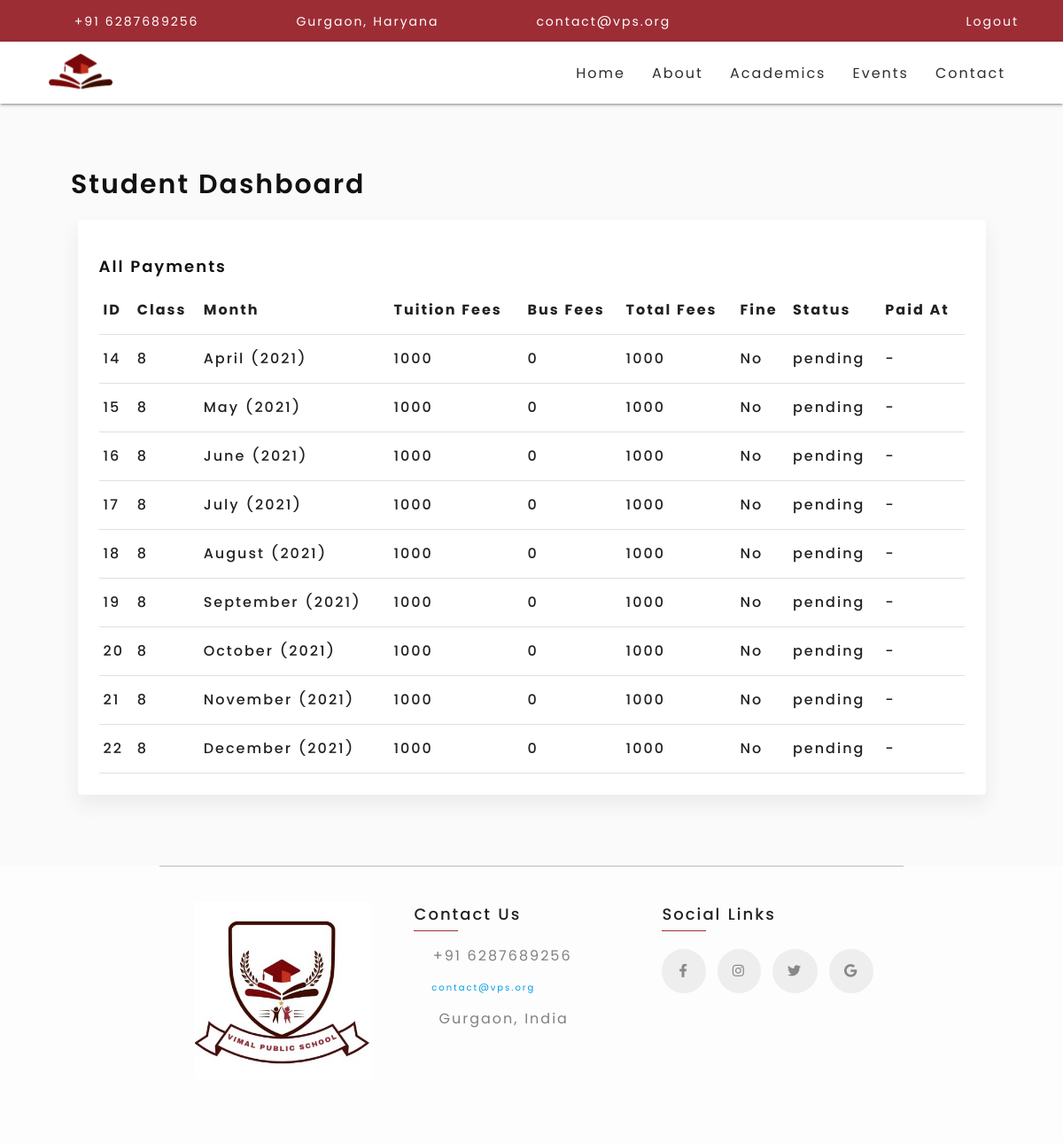
Page /student-profile/1/payment (signed in) on the committed database.
### aboutAndStaffs/models.py (models this page shows, shortened)
class About(models.Model):
    logo = models.ImageField(upload_to="images")
    description = models.TextField(max_length=500)
    facebook = models.URLField(null=True)
    instagram = models.URLField(null=True)
    twitter = models.URLField(null=True)
    email = models.EmailField(null=True)
    contact = models.IntegerField(default=0)
    school_address = models.CharField(max_length=20, null=True)
    about_video = models.FileField(upload_to="video")

### student/models.py (models this page shows, shortened)
class Student_fees(models.Model):
    student_id = models.ForeignKey(Student, on_delete=models.PROTECT)
    class_id = models.ForeignKey(Students_Class, on_delete=models.DO_NOTHING)
    month_fees = models.IntegerField(default=0)
    bus_fees = models.IntegerField(default=0)
    total_fees = models.IntegerField(default=0)
    session_month_name = models.CharField(max_length=25)
    session_month = models.IntegerField(default=0)
    session_year = models.IntegerField(default=0)
    status = models.CharField(max_length=10)
    is_paid = models.BooleanField(default=False)
    paid_at = models.CharField(max_length=20)
    is_message_sent = models.IntegerField(default=0)
    is_fined = models.BooleanField(default=False)

class Students_Class(models.Model):
    class_name = models.CharField(max_length=10)
    strength = models.IntegerField(default=0)
    class_teacher = models.ForeignKey(Teacher, on_delete=models.DO_NOTHING)
    tuition_fees = models.IntegerField(default=0)

### student/views.py (the view)
# urls.py: path('<int:id>/payment', views.payments, name="payments"),
def payments(request, id):
    if request.user.is_authenticated:
        current_time = datetime.datetime.now()
        year = current_time.year
        month = current_time.month
        date = current_time.day
        month_name = current_time.strftime("%B")
        session_months = [f"April {year}", f"May {year}", f"June {year}", f"July {year}", f"August {year}", f"September {year}", f"October {year}", f"November {year}", f"December {year}", f"January {year}", f"February {year}", f"March {year}", f"April {year}"]
        current_month_index = session_months.index(f"{month_name} {year}")
        if current_month_index <= 12:
            allFess = Student_fees.objects.filter(student_id=id)[:current_month_index + 1]
        else:
            allFess = Student_fees.objects.filter(student_id=id)[:13]
        print(len(allFess), session_months.index(f"{month_name} {year}"), month_name,"all fees length")
        return render(request, "student/student_payments.html", { "allFees": allFess })
    else:
        return HttpResponseRedirect('/login/')

### vpsBase/context_processor.py (called while the page is built)
def render_footer(request):
    footer_content = About.objects.all()[0]
    isuser = request.user.is_authenticated
    return {
        'about_content': footer_content,
        'isuser': isuser
    }

### student/templates/student/student_payments.html (shortened to what this page needs)
{% extends 'vpsBase/base.html' %}
{% load static %}
{% block content %}
<div class="profile-page">
    <div class="student-profile" >
    <div class="d-flex flex-row w-100">
       <h3 class="heading-student">Student Dashboard</h3>
    </div>
    <div class="row">
            <div class="col s12">
            <div class="card">
            <div class="card-content">
                <h4>All Payments</h4>
                  <table class="display">
                      <thead>
                        <tr>
                            <th>ID</th>
                            <th>Class</th>
                            <th>Month</th>
                            <th>Tuition Fees</th>
                            <th>Bus Fees</th>
                            <th>Total Fees</th>
                            <th>Fine</th>
                            <th>Status</th>
                            <th>Paid At</th>
                        </tr>
                      </thead>
                      <tbody>
                      {% for fee in allFees %}
                        <tr>
                          <td>{{fee.id}}</td>
                          <td>{{fee.class_id.class_name}}</td>
                          <td>{{fee.session_month_name}} ({{ fee.session_year }})</td>
                          <td>{{fee.month_fees}}</td>
                          <td>{{fee.bus_fees}}</td>
                          <td>{{fee.total_fees}}</td>
                          {% if fee.is_fined == True %}
                            <td>Yes</td>
                          {% else %}
                            <td>No</td>
                          {% endif %}
                          <td>{{fee.status}}</td>
                          <td>{{fee.paid_at}}</td>
                        </tr>
                      {% endfor %}
                      </tbody>
                    </table>
              </div>
            </div>
          </div>
      </div>
</div>
</div>
{% endblock content %}

### vpsBase/templates/vpsBase/navbar.html (shortened to what this page needs)
{% load static %}
<div class="navbar-top-panel ">
    <div class="navbar-top-panel-left">
      <ul>
        <li>
          <i class="fas fa-phone-alt"></i>
          <a href="tel:#">+91 {{ about_content.contact }}</a>
        </li>
        <li>
          <i class="fas fa-map-marker-alt"></i>
          <a href="#">Gurgaon, Haryana</a>
        </li>
        <li>
          <i class="fas fa-envelope-open"></i>
          <a href="mailto:#">{{ about_content.email }}</a>
        </li>
      </ul>
    </div>
    <div class="navbar-top-panel-right">
      {% if isuser %}
        <i class="fas fa-sign-in-alt"></i>
        <a href="{% url 'logout' %}">Logout</a>
      {% else %}
        <i class="fas fa-sign-in-alt"></i>
      <a href="{% url 'login' %}">Login</a>
      {% endif %}
    </div>
  </div>
  <nav>
    <div class="nav-wrapper">
      <a href="#" class="brand-logo"> <img src="{% static 'images/nav-brand-logo.png' %}" alt="vps_logo"></a>
      <ul class="right hide-on-med-and-down">
        <li><a href="{% url 'home' %}">Home</a></li>
        <li><a class="dropdown-trigger" href="#" data-target="about-dropdown">About</a></li>
        <li><a class="dropdown-trigger" href="#" data-target="academics-dropdown">Academics</a></li>
        <li><a href="{% url 'events' %}">Events</a></li>
        <li><a href="{% url 'contact' %}">Contact</a></li>
      </ul>
    </div>
  </nav>

### vpsBase/templates/vpsBase/footer.html (shortened to what this page needs)
{% load static %}
<div class="container">
  <div class="row justify-content-center my-20">
    <div class="col s12 l4 text-center">
     <img src="{% static 'images/vps-logo.jpeg' %}" alt="vps_logo" class="footer-logo">
    </div>
    <div class="col s12 l4 d-flex flex-column">
     <p class="footer-heading">Contact Us</p>
     <p style="color: grey">
        <i class="fas fa-phone" style="color: rgb(31, 30, 30)"></i
        >&nbsp;+91 {{ about_content.contact }}
      </p>
      <a href="mailto:contact@vps.com">
        <i class="fas fa-envelope" style="color: rgb(31, 30, 30)"></i
        >&nbsp;&nbsp;{{ about_content.email }}
      </a>
      <p style="color: grey;margin-bottom: 40px;">
        <i class="fas fa-map-marked" style="color: rgb(31, 30, 30)"></i
        >&nbsp;&nbsp;{{ about_content.school_address }}
      </p>
    </div>
    <div class="col s12 l4 d-flex flex-column">
        <p class="footer-heading">Social Links</p>
        <div class="flex flex-row mt-20">
      <a href="{{ about_content.facebook }}" class="social-links-1">
          <i class="fab fa-facebook-f"></i>
      </a>
      <a href="{{ about_content.instagram }}" class="social-links-2" style="margin-left: 8px;">
        <i class="fab fa-instagram"></i>
    </a>
    <a href="{{ about_content.twitter }}" class="social-links-3" style="margin-left: 8px;margin-right: 8px; ">
        <i class="fab fa-twitter "></i>
    </a>
    <a href="mailto:{{ about_content.email }}" class="social-links-4">
        <i class="fab fa-google "></i>
    </a>
</div>
    </div>
  </div>
</div>

### static/css/custom/styles.css (style rules this page uses)
* { box-sizing: border-box; }
:root { --bg-color: #9D2D35; --font-color:#2d2e2e; }
html { font-size: 62.5%; letter-spacing: 2px; }
body { padding: 0; margin: 0; background-color: #fdfdfd; font-family: "Poppins", sans-serif; }
h1, h2, h3, h4, h5, h6 { line-height: 1.5; font-family: "Poppins"; color: #111; font-weight: 600; }
h3 { font-size: 2.4rem; }
h4 { font-size: 1.8rem; }
p { font-size: 1.4rem; line-height: 1.5; }
.text-center { text-align: center; }
@media screen and (min-width: 601px) { p { font-size: 1.6rem;; } }

### static/css/custom/home.css (style rules this page uses)
.navbar-top-panel { display: none; }
nav { background-color: var(--bg-color); position: sticky; top: 0; left: 0; z-index: 10; }
nav .brand-logo { height: 100%; overflow: hidden; }
nav .brand-logo img { width: 8rem; height: 100%; object-fit:cover; }
nav .nav-wrapper ul { margin : 0; }
nav, nav .nav-wrapper i, nav a.sidenav-trigger, nav a.sidenav-trigger i { line-height: 3.2 !important; }
@media only screen and (min-width: 601px) { .navbar-top-panel { display: flex; justify-content: space-between; align-items: center; background-color: var(--bg-color); color: #fff; padding: 1.2rem 5rem; font-size: 1.4rem; } }
@media only screen and (min-width: 601px) { .navbar-top-panel ul { margin:0; } }
@media only screen and (min-width: 601px) { .navbar-top-panel-left ul li { list-style: none; display: inline-block; margin-right: 7rem; } }
@media only screen and (min-width: 601px) { .navbar-top-panel a { color: #fff; } }
@media only screen and (min-width: 601px) { .navbar-top-panel .fas { margin-right: 1rem; opacity: 0.6; font-size: 2rem; } }
@media only screen and (min-width: 601px) { nav { height: 7rem; padding: 1rem 5rem; align-items: center; background-color: #fff; } }
@media only screen and (min-width: 601px) { .nav-wrapper ul a, .brand-logo { font-size: 1.6rem; color: var(--font-color); } }

### static/css/custom/student-profile.css (style rules this page uses)
.profile-page { background: #Fafafa; }
.student-details , .student-profile { width: 100%; border-radius: 100%; }
.student-profile .card { border-radius: 4px; box-shadow: 0px 10px 20px 0px rgb(229 229 229 / 75%); }
.heading-student { font-size: 3rem; }
.profile-page table tr { font-size: 1.6rem; font-weight: 500; }
@media only screen and (min-width: 601px) { .profile-page { padding: 0 !important; } }
@media only screen and (min-width: 601px) { .student-profile, .teacher-profile { padding: 5rem 8rem !important; } }

### static/css/custom/footer.css (style rules this page uses)
.footer-logo { height: 20rem; width: 20rem; margin-bottom: 40px; }
p.footer-heading { margin-top: 0; font-size: 18px; padding-left: 0 !important; font-weight: 500; margin-bottom: 6px !important; }
p.footer-heading::after { display: block; height: 1.2px; width: 50px; background-color: var(--bg-color); margin-top: 5px; content: ""; position: absolute; }
a.social-links-1 { text-decoration: none; color: rgb(138, 135, 135) !important; background-color: #eee; display: inline-block; padding: 12px 17px 11px 17px !important; border-radius: 50%; font-size: 1.5rem; border: solid 2.5px #eee; transition-duration: 0.3s; }
a.social-links-2 { text-decoration: none; color: rgb(36, 35, 35); display: inline-block; background-color: #eee; color: rgb(138, 135, 135) !important; padding: 12px 15px 11px 15px !important; border-radius: 50%; font-size: 1.5rem; border: solid 2.5px #eee; transition-duration: 0.3s; }
a.social-links-3 { text-decoration: none; color: rgb(36, 35, 35); display: inline-block; background-color: #eee; color: rgb(138, 135, 135) !important; padding: 12px 15px 11px 15px !important; border-radius: 50%; font-size: 1.5rem; border: solid 2.5px #eee; transition-duration: 0.3s; }
a.social-links-4 { text-decoration: none; color: rgb(36, 35, 35); display: inline-block; background-color: #eee; color: rgb(138, 135, 135) !important; padding: 12px 15px 11px 15px !important; border-radius: 50%; font-size: 1.5rem; border: solid 2.5px #eee; transition-duration: 0.3s; }

### static/css/custom/utils.css (style rules this page uses)
.d-flex { display: flex; }
.flex-row { flex-direction: row; }
.flex-column { flex-direction: column; }
.justify-content-center { justify-content: center; }
.w-100 { width: 100% !important; }
.text-center { text-align: center ; }
.mt-20 { margin-top: 2rem; }
.my-20 { margin-top: 40px; margin-bottom: 40px; }

### rows in the picture
About: contact "6287689256", email "contact@vps.org", school_address "Gurgaon, India"
Student_fees: id "14", class_id.class_name "8", session_month_name "April", session_year "2021", month_fees "1000", bus_fees "0", total_fees "1000", is_fined "No", status "pending", paid_at "-"
Student_fees: id "15", class_id.class_name "8", session_month_name "May", session_year "2021", month_fees "1000", bus_fees "0", total_fees "1000", is_fined "No", status "pending", paid_at "-"
Student_fees: id "16", class_id.class_name "8", session_month_name "June", session_year "2021", month_fees "1000", bus_fees "0", total_fees "1000", is_fined "No", status "pending", paid_at "-"
Student_fees: id "17", class_id.class_name "8", session_month_name "July", session_year "2021", month_fees "1000", bus_fees "0", total_fees "1000", is_fined "No", status "pending", paid_at "-"
Student_fees: id "18", class_id.class_name "8", session_month_name "August", session_year "2021", month_fees "1000", bus_fees "0", total_fees "1000", is_fined "No", status "pending", paid_at "-"
Student_fees: id "19", class_id.class_name "8", session_month_name "September", session_year "2021", month_fees "1000", bus_fees "0", total_fees "1000", is_fined "No", status "pending", paid_at "-"
Student_fees: id "20", class_id.class_name "8", session_month_name "October", session_year "2021", month_fees "1000", bus_fees "0", total_fees "1000", is_fined "No", status "pending", paid_at "-"
Student_fees: id "21", class_id.class_name "8", session_month_name "November", session_year "2021", month_fees "1000", bus_fees "0", total_fees "1000", is_fined "No", status "pending", paid_at "-"
Student_fees: id "22", class_id.class_name "8", session_month_name "December", session_year "2021", month_fees "1000", bus_fees "0", total_fees "1000", is_fined "No", status "pending", paid_at "-"
